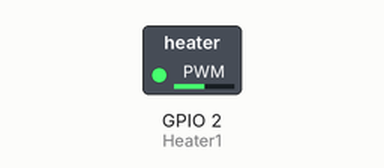
This program was run on a simulated ESP32 board running MicroPython. Shown: switched loads named in the program (green lamp = pin HIGH). At 0.0 s the program stops and its outputs stay as they are.

Above: at 0.1 s.
Timing chart, 0 to 1.5 s (numbered marks = the images above):
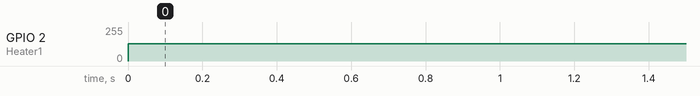

The program:

Heater.py
```python
#importing system modules
from machine import Pin,PWM

#Required Pins
Heater1_pin = 2
# Heater2_pin = 12
# Heater3_pin = 13

#Initializing Pins as oputput
Heater1 = Pin(Heater1_pin, Pin.OUT)
# Heater2 = Pin(Heater2_pin, Pin.OUT)
# Heater3 = Pin(Heater3_pin, Pin.OUT)

#Configuring PWM pins
pwm1 = PWM(Pin(Heater1_pin), freq=1000)
# pwm2 = PWM(Pin(Heater2_pin), freq=1000)
# pwm3 = PWM(Pin(Heater3_pin), freq=1000)

#Max heater temperature
Max_Temp=400.0

#Function that outputs pwm signals to the heaters
def Heat(temp):
    out = int((temp/Max_Temp)*1023.0)
    pwm1.duty(out)
#     pwm2.duty(out)
#     pwm3.duty(out)
```

Measured:
- by itself, GPIO 2 (Heater1): 0/255 → 128/255 at 0.00 s
